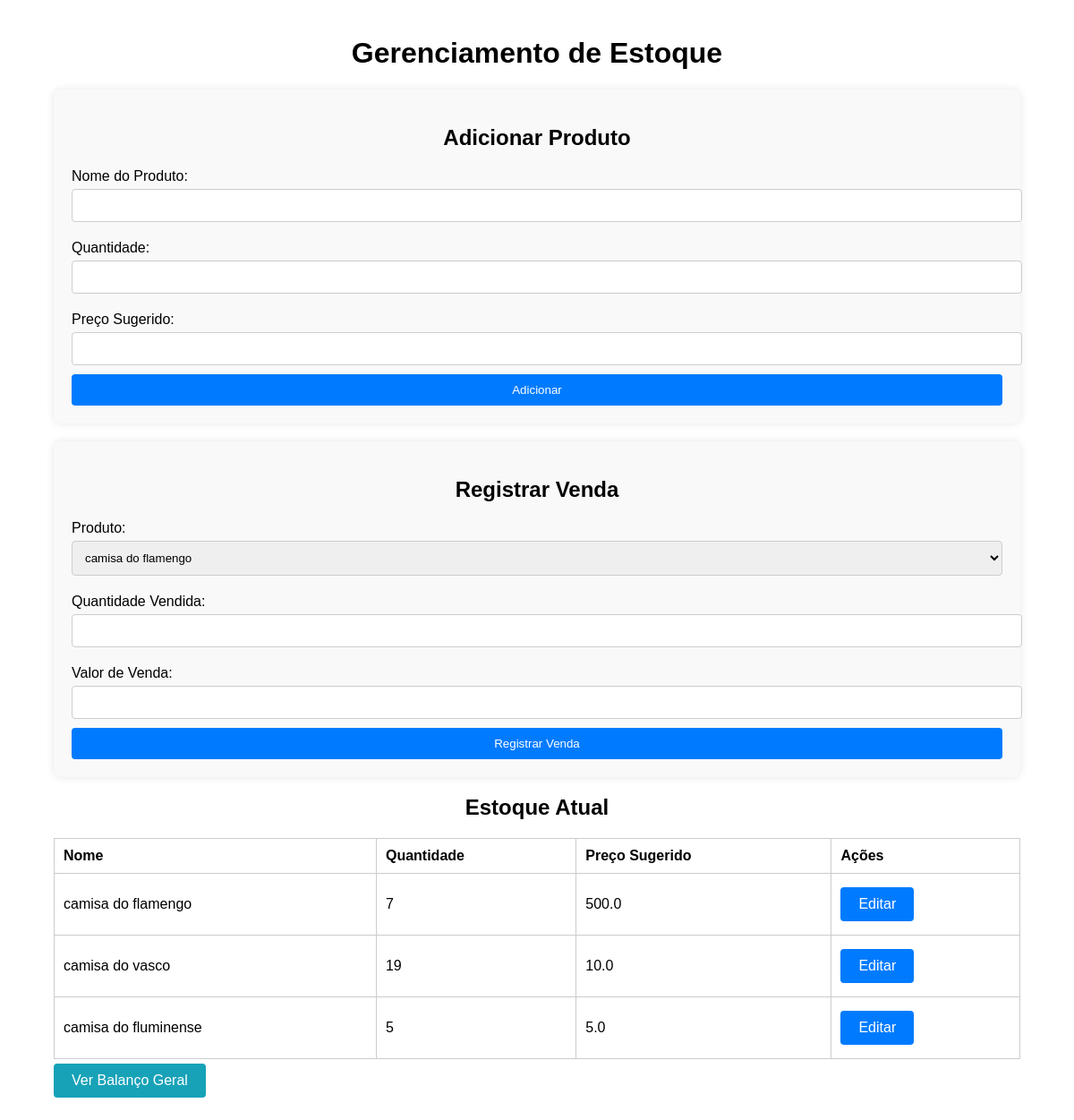
The page / on the database its author committed.
### app.py (models this page shows)
class Produto(db.Model):
    id = db.Column(db.Integer, primary_key=True)
    nome = db.Column(db.String(100), nullable=False)
    quantidade = db.Column(db.Integer, nullable=False)
    preco_sugerido = db.Column(db.Float, nullable=False)

### app.py (the view)
@app.route('/')
def index():
    produtos = Produto.query.all()
    return render_template('index.html', produtos=produtos)

### templates/index.html (shortened to what this page needs)
<!DOCTYPE html>
<html lang="en">
<head>
    <link rel="stylesheet" href="{{ url_for('static', filename='styles.css') }}">
</head>
<body>
    <div class="container">
        <h1>Gerenciamento de Estoque</h1>
        <form action="{{ url_for('add_produto') }}" method="post" class="form-container">
            <h2>Adicionar Produto</h2>
            <label for="nome">Nome do Produto:</label>
            <input type="text" id="nome" name="nome" required>
            <label for="quantidade">Quantidade:</label>
            <input type="number" id="quantidade" name="quantidade" required>
            <label for="preco_sugerido">Preço Sugerido:</label>
            <input type="number" step="0.01" id="preco_sugerido" name="preco_sugerido" required>
            <button type="submit">Adicionar</button>
        </form>
        <form action="{{ url_for('add_venda') }}" method="post" class="form-container">
            <h2>Registrar Venda</h2>
            <label for="produto_id">Produto:</label>
            <select id="produto_id" name="produto_id" required>
                {% for produto in produtos %}
                    <option value="{{ produto.id }}">{{ produto.nome }}</option>
                {% endfor %}
            </select>
            <label for="quantidade">Quantidade Vendida:</label>
            <input type="number" id="quantidade" name="quantidade" required>
            <label for="valor_venda">Valor de Venda:</label>
            <input type="number" step="0.01" id="valor_venda" name="valor_venda" required>
            <button type="submit">Registrar Venda</button>
        </form>
        <h2>Estoque Atual</h2>
        <table>
            <thead>
                <tr>
                    <th>Nome</th>
                    <th>Quantidade</th>
                    <th>Preço Sugerido</th>
                    <th>Ações</th>
                </tr>
            </thead>
            <tbody>
                {% for produto in produtos %}
                    <tr>
                        <td>{{ produto.nome }}</td>
                        <td>{{ produto.quantidade }}</td>
                        <td>{{ produto.preco_sugerido }}</td>
                        <td>
                            <a href="{{ url_for('edit_produto', id=produto.id) }}" class="btn btn-primary">Editar</a>
                        </td>
                    </tr>
                {% endfor %}
            </tbody>
        </table>
        <a href="{{ url_for('balanco') }}" class="btn btn-info">Ver Balanço Geral</a>
    </div>
</body>
</html>

### static/styles.css (style rules this page uses)
body { font-family: Arial, sans-serif; margin: 0; padding: 0; }
.container { width: 90%; max-width: 1200px; margin: 0 auto; padding: 20px; }
h1, h2 { text-align: center; }
.form-container { background-color: #f9f9f9; padding: 20px; margin-bottom: 20px; border-radius: 8px; box-shadow: 0 0 10px rgba(0, 0, 0, 0.1); }
.form-container label { display: block; margin: 10px 0 5px; }
.form-container input, .form-container select { width: 100%; padding: 10px; margin-bottom: 10px; border: 1px solid #ccc; border-radius: 4px; }
.form-container button { width: 100%; padding: 10px; background-color: #007BFF; color: white; border: none; border-radius: 4px; cursor: pointer; }
.btn { display: inline-block; padding: 10px 20px; margin: 5px 0; background-color: #007BFF; color: white; text-decoration: none; border-radius: 4px; }
.btn-primary { background-color: #007BFF; }
.btn-info { background-color: #17a2b8; }
table { width: 100%; border-collapse: collapse; margin-top: 20px; }
table, th, td { border: 1px solid #ccc; }
th, td { padding: 10px; text-align: left; }

### rows shown on the page
Produto: nome "camisa do flamengo", quantidade "7", preco_sugerido "500.0"
Produto: nome "camisa do vasco", quantidade "19", preco_sugerido "10.0"
Produto: nome "camisa do fluminense", quantidade "5", preco_sugerido "5.0"

### other values the page prints
form field produto_id "camisa do flamengo"
